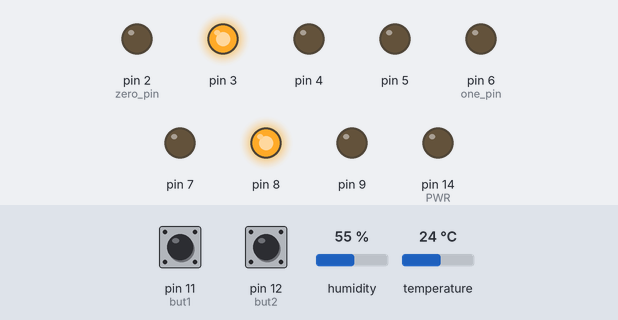
The sketch below on a simulated Arduino Uno, built with avr-gcc and run on an emulated ATmega328P. Shown: output pins drawn as LEDs (lit = HIGH). Inputs (shaded band) come from the test bench; at power-on: temperature 24 °C, pin 11 (but1) LOW, pin 12 (but2) LOW, humidity 55 %.

Above: at 1.2 s.
1.3 s: temperature set to 23.3 °C
At 3.2 s:
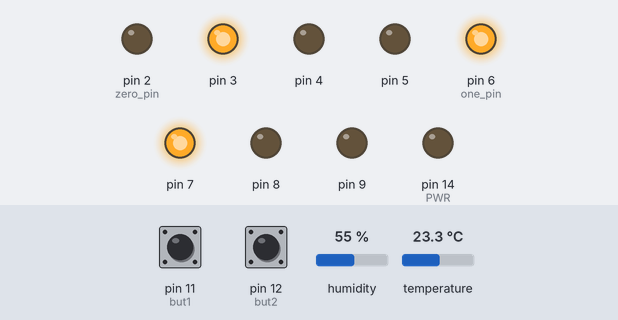
3.5 s: pin 11 (but1) pulled HIGH for 0.15 s
At 4.1 s:
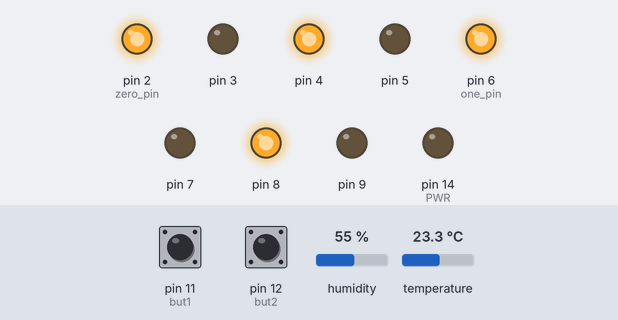
8.9 s: pin 12 (but2) pulled HIGH for 0.15 s
At 9.4 s:
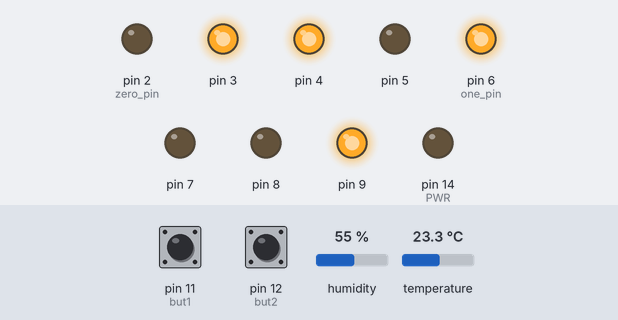
14.4 s: temperature set to 22.6 °C
At 15.5 s:
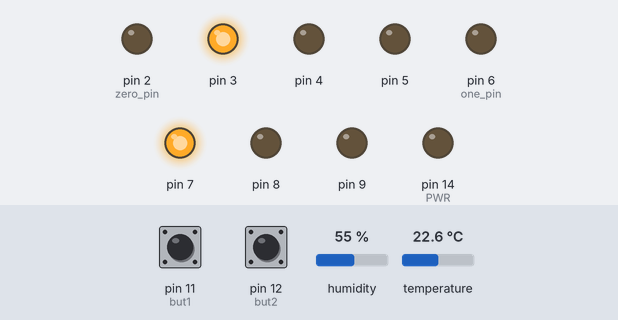
16.4 s: temperature set to 21.1 °C
At 17.2 s:
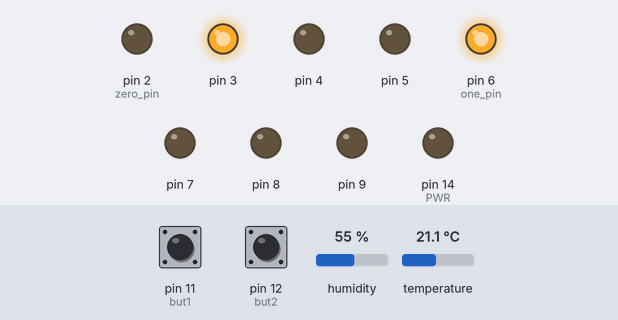
18.4 s: temperature set to 12 °C
At 20.1 s:
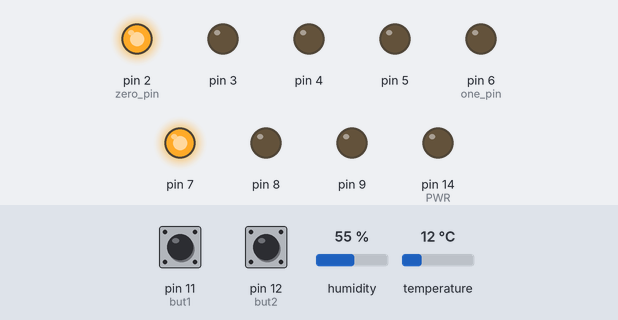
Timing chart, 0 to 21.4 s (numbered marks = the images above; inputs shaded):
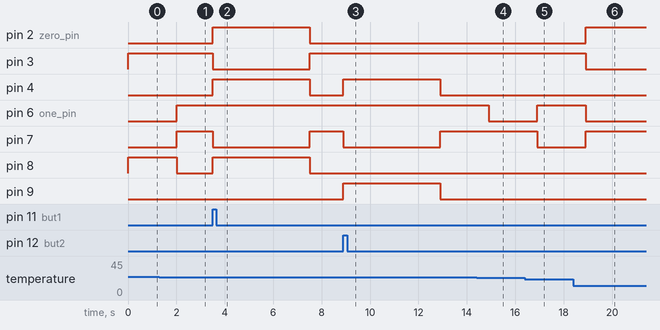

Measured:
- the behaviour switches between 24 and 23.9 °C on temperature (found by bisection; images 0 and 1)
- the behaviour switches between 23 and 22.9 °C on temperature (found by bisection; images 3 and 4)
- the behaviour switches between 22 and 21.9 °C on temperature (found by bisection; images 4 and 5)
- after the input at 1.3 s, pin 6 (one_pin), pin 7: LOW → HIGH after 0.71 s; pin 8: HIGH → LOW after 0.71 s
- after the input at 3.5 s, pin 2 (zero_pin), pin 4, pin 8: LOW → HIGH at once, → LOW 4.0 s later; pin 3, pin 7: HIGH → LOW at once, → HIGH 4.0 s later
- after the input at 8.9 s, pin 4, pin 9: LOW → HIGH at once, → LOW 4.0 s later; pin 7: HIGH → LOW at once, → HIGH 4.0 s later
- after the input at 14.4 s, pin 6 (one_pin): HIGH → LOW after 0.51 s
- after the input at 16.4 s, pin 6 (one_pin): LOW → HIGH after 0.51 s; pin 7: HIGH → LOW after 0.51 s
- after the input at 18.4 s, pin 2 (zero_pin), pin 7: LOW → HIGH after 0.52 s; pin 3, pin 6 (one_pin): HIGH → LOW after 0.52 s

The sketch:

Panplex_Watch.ino
```cpp
// Define everything DHT
#include "DHT.h"
#define DHTPIN 10 // Pin DHT sensor connects to.
#define DHTTYPE DHT22 // Type of DHT sensor
DHT dht(DHTPIN, DHTTYPE); // Defining the DHT sensor varible.

// Define push button pins.
const int but1 = 11;
const int but2 = 12;

// Button state varible.
int but1state = 0;
int but2state = 0;

// Delay function using millis.
int period = 4000;
unsigned long time_now = 0;

// Define Arduino pins.
// Pins 2,3,4,5 declared in digitone.
// Pins 6,7,8,9 declared in digittwo.

// Display Enable pin.
int PWR = 14;

// Array To Drive Disaply.
char nibble[16][4] =
{
  {0, 0, 0, 0}, //0 0
  {1, 0, 0, 0}, //1 1
  {0, 1, 0, 0}, //2 2
  {1, 1, 0, 0}, //3 3
  {0, 0, 1, 0}, //4 4
  {1, 0, 1, 0}, //5 5
  {0, 1, 1, 0}, //6 6
  {1, 1, 1, 0}, //7 7
  {0, 0, 0, 1}, //8 8
  {1, 0, 0, 1}, //9 9
  {0, 1, 0, 1}, //A 10
  {1, 1, 0, 1}, //B 11
  {0, 0, 1, 1}, //C 12
  {1, 0, 1, 1}, //D 13
  {0, 1, 1, 1}, //E 14
  {1, 1, 1, 1}, //F 15
};

void setup()
{
  // Enables Arduino pins to output. Sets pin mode.
  // Pins 2,3,4,5 on Arduino.
  pinMode(2, OUTPUT);
  pinMode(3, OUTPUT);
  pinMode(4, OUTPUT);
  pinMode(5, OUTPUT);

  // Pins 6,7,8,9 on Arduino.
  pinMode(6, OUTPUT);
  pinMode(7, OUTPUT);
  pinMode(8, OUTPUT);
  pinMode(9, OUTPUT);

  // Arduino does not have the output power.
  // MOSFET/Transistor needed.
  pinMode(PWR, OUTPUT);
  digitalWrite(PWR, LOW);
  digitalWrite(but1, LOW);
  digitalWrite(but2, LOW);
  // Starts the DHT sensor.
  dht.begin();

}

void digitone(byte digit) //Loop that retreves data from array.
{
  byte zero_pin = 2; // Declares pins to be advanced by loop.
  for (byte bitCount = 0; bitCount < 4; ++bitCount) // Bitcount scans the nibble aka the X axis.
  {
    digitalWrite(zero_pin, nibble[digit][bitCount]); // Digit is the Y axis aka HEX in binary.
    ++zero_pin; // Advanced to the next one by this statment.
  }
}

void digittwo(byte digit) //Loop that retreves data from array.
{
  byte one_pin = 6; // Declares pins to be advanced by loop.
  for (byte bitCount = 0; bitCount < 4; ++bitCount)
  {
    digitalWrite(one_pin, nibble[digit][bitCount]);
    ++one_pin;
  }
}

void loop()
{
  // Reads buttons
  but1state = digitalRead(but1);
  but2state = digitalRead(but2);

  // React to button 1 press.
  if (but1state == HIGH) // If the button is pressed the code will take a humiderty reading & display.
  {
    time_now = millis(); // Current milliseconds count.
    while (millis() < time_now + period) // Millsecons to pass.
    {
      // Code to read humiderty from DHT sensor.
      int humi = dht.readHumidity();
      int tens;
      int ones;
      tens = humi / 10;
      ones = humi % 10;
      digitone(tens);
      digittwo(ones);
    }
  }
  else // Run temp code all the time.
  {
    // Code to read temp from DHT sensor.
    int temp = dht.readTemperature();
    int tens;
    int ones;
    tens = temp / 10;
    ones = temp % 10;
    digitone(tens);
    digittwo(ones);
  }

  // React to button 2 press.
  if (but2state == HIGH)
  {
    time_now = millis(); // Current milliseconds count.
    while (millis() < time_now + period) // Millsecons to pass.
    {
      digitone(6); // Sets digit to 6
      digittwo(9); // Sets digit to 9
    }
  }
  else
  {
    // Code to read temp from DHT sensor.
    int temp = dht.readTemperature();
    int tens;
    int ones;
    tens = temp / 10;
    ones = temp % 10;
    digitone(tens);
    digittwo(ones);
  }
}
```
